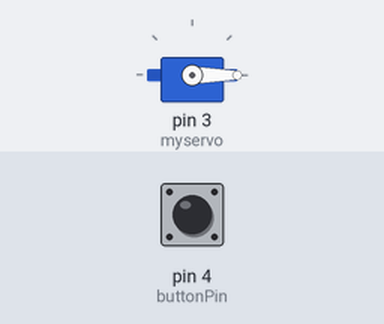
This sketch was run on a simulated Arduino Uno, built with avr-gcc and run on an emulated ATmega328P. On the bench: servo. The inputs (shaded band) are chosen by the test bench; at power-on: pin 4 (buttonPin) HIGH. What the sketch prints to the serial monitor is not drawn.

Above: at 1.2 s.
1.3 s: pin 4 (buttonPin) pulled LOW for 0.15 s
Timing chart, 0 to 4.3 s (numbered marks = the images above; inputs shaded):
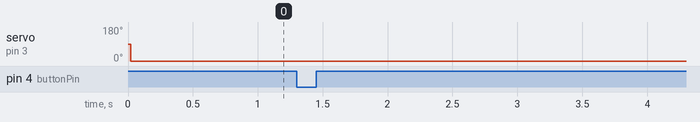

Measured:
- after the input at 1.3 s, every drawn part: stays the same

The sketch:

sketch_mar7a.ino
```cpp
#include <Servo.h>


Servo myservo;
unsigned long lastTime = 0; //used for sampling time
int lastState = 0; //State of the button
unsigned long dt = 20; // dt in milliseconds

const int buttonPin = 4;  // the number of the pin where pedometer connected
int buttonState = 0;  // variable for reading the pedometer status
int counter = 0; //count number of steps
void setup() {
myservo.attach(3); //servo motor
  Serial.begin(9600);
  pinMode(buttonPin, INPUT); //pedometer

}

void loop() {


  if (millis() - lastTime  >= dt)   // wait for dt milliseconds
  {

    buttonState = digitalRead(buttonPin); // read button state
    lastTime = millis();
    //check
    if (lastState == 1 && buttonState == 0){
      //+1 for each step
      counter++;
      Serial.println(counter);
    }

    lastState = buttonState;
    //Serial.println(counter);
    if (counter == 10){
      //open the lid
      myservo.write(55);
      delay(200);
      //reset counter
      counter =0;
    }

    else{
      //close the lid
      myservo.write(0);
    }
  }

}
```
